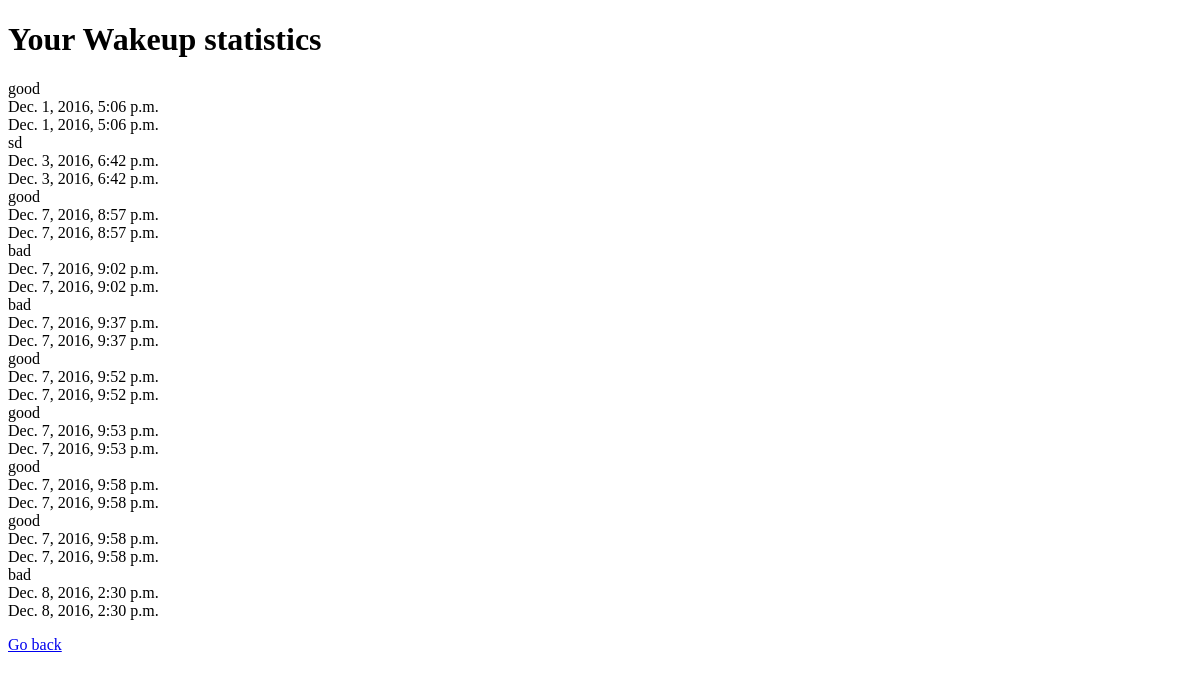
Page /Stats/ on the earlier database version.
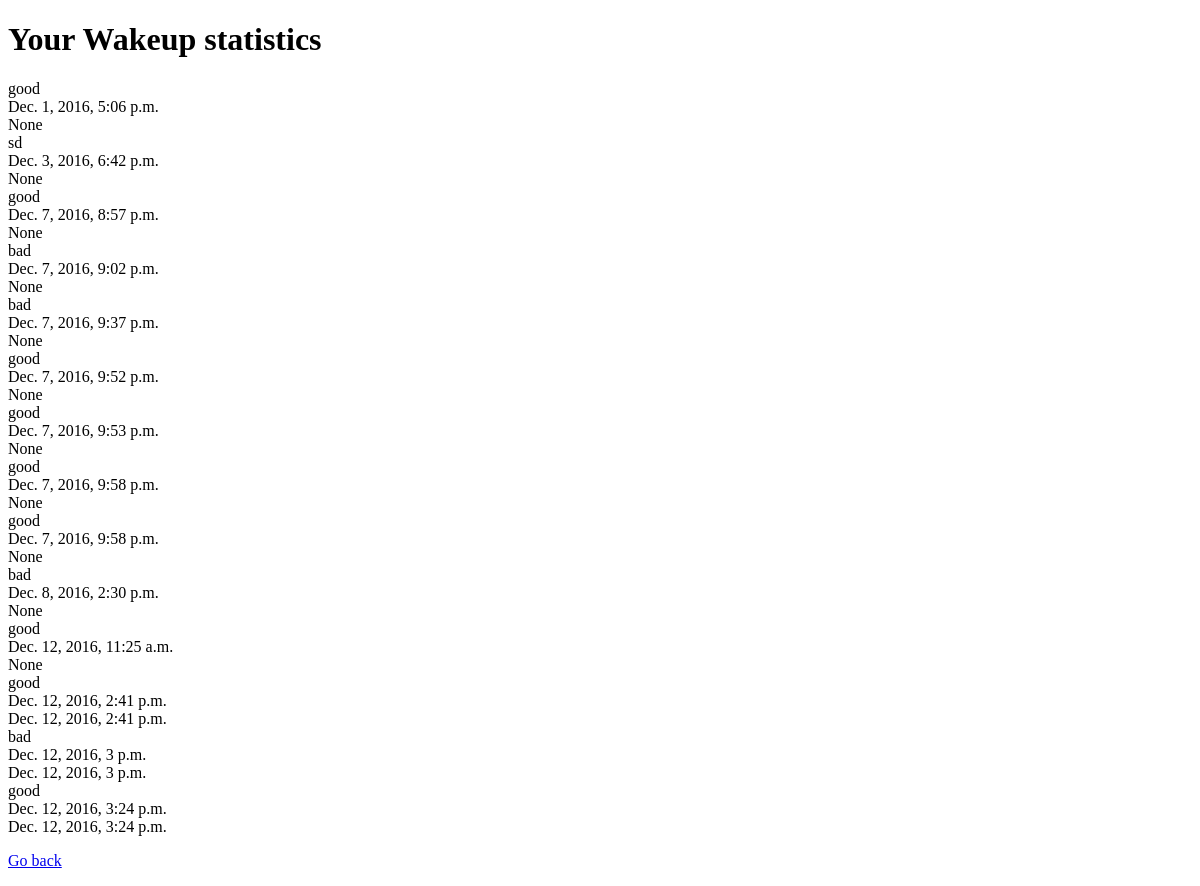
Same page on the later database version.
### home/models.py (models this page shows, shortened)
class Wakeup(models.Model):
     wakeuptime = models.DateTimeField(auto_now=False,auto_now_add=True)
     wakeuptime_plan = models.DateTimeField(auto_now=True,auto_now_add=False)
     wakeupmood = models.CharField(max_length=100)

### home/views.py (the view)
# urls.py: url(r'^Stats/',views.pullstatistics,name = "submit")
def pullstatistics(request):
    queryset = Wakeup.objects.all()
    context = {
        "object_list": queryset,
    }
    return render(request,template_name='home/Stats.html',context=context)

### templates/home/Stats.html (shortened to what this page needs)
<!DOCTYPE html>
<html lang="en" xmlns="http://www.w3.org/1999/html">
<head>
</head>
<body>
  <h1> Your Wakeup statistics </h1>
  <form action="" method = "GET">{%csrf_token %}
      {% for obj in object_list %}
        {{ obj.wakeupmood }}<br>
        {{ obj.wakeuptime }}<br>
        {{ obj.wakeuptime_plan }}<br>
      {% endfor %}
  </form>
  <link><a href="/"><p>Go back</p></a></link>
</body>
</html>

Differences in the rows shown:
changed Wakeup "Dec. 1, 2016, 5:06 p.m.": wakeuptime_plan "Dec. 1, 2016, 5:06 p.m." → "None"
changed Wakeup "sd": wakeuptime_plan "Dec. 3, 2016, 6:42 p.m." → "None"
changed Wakeup "Dec. 7, 2016, 8:57 p.m.": wakeuptime_plan "Dec. 7, 2016, 8:57 p.m." → "None"
changed Wakeup "Dec. 7, 2016, 9:02 p.m.": wakeuptime_plan "Dec. 7, 2016, 9:02 p.m." → "None"
changed Wakeup "Dec. 7, 2016, 9:37 p.m.": wakeuptime_plan "Dec. 7, 2016, 9:37 p.m." → "None"
changed Wakeup "Dec. 7, 2016, 9:52 p.m.": wakeuptime_plan "Dec. 7, 2016, 9:52 p.m." → "None"
changed Wakeup "Dec. 7, 2016, 9:53 p.m.": wakeuptime_plan "Dec. 7, 2016, 9:53 p.m." → "None"
changed Wakeup (number 8 of 14 on the later page): wakeuptime_plan "Dec. 7, 2016, 9:58 p.m." → "None"
changed Wakeup (number 9 of 14 on the later page): wakeuptime_plan "Dec. 7, 2016, 9:58 p.m." → "None"
changed Wakeup "Dec. 8, 2016, 2:30 p.m.": wakeuptime_plan "Dec. 8, 2016, 2:30 p.m." → "None"
added Wakeup: wakeupmood "good", wakeuptime "Dec. 12, 2016, 11:25 a.m.", wakeuptime_plan "None"
added Wakeup: wakeupmood "good", wakeuptime "Dec. 12, 2016, 2:41 p.m.", wakeuptime_plan "Dec. 12, 2016, 2:41 p.m."
added Wakeup: wakeupmood "bad", wakeuptime "Dec. 12, 2016, 3 p.m.", wakeuptime_plan "Dec. 12, 2016, 3 p.m."
added Wakeup: wakeupmood "good", wakeuptime "Dec. 12, 2016, 3:24 p.m.", wakeuptime_plan "Dec. 12, 2016, 3:24 p.m."
